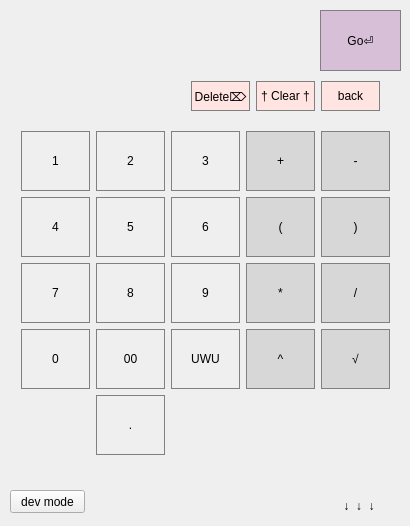
<?xml version="1.0" encoding="UTF-8"?>
<ui version="4.0">
 <class>clalc</class>
 <widget class="QMainWindow" name="clalc">
  <property name="enabled">
   <bool>true</bool>
  </property>
  <property name="geometry">
   <rect>
    <x>0</x>
    <y>0</y>
    <width>410</width>
    <height>526</height>
   </rect>
  </property>
  <property name="minimumSize">
   <size>
    <width>410</width>
    <height>480</height>
   </size>
  </property>
  <property name="maximumSize">
   <size>
    <width>410</width>
    <height>710</height>
   </size>
  </property>
  <property name="cursor">
   <cursorShape>ArrowCursor</cursorShape>
  </property>
  <property name="windowTitle">
   <string>clalc</string>
  </property>
  <widget class="QWidget" name="centralWidget">
   <property name="enabled">
    <bool>true</bool>
   </property>
   <widget class="QWidget" name="gridLayoutWidget_2">
    <property name="geometry">
     <rect>
      <x>10</x>
      <y>120</y>
      <width>391</width>
      <height>371</height>
     </rect>
    </property>
    <layout class="QGridLayout" name="gridLayout_2">
     <property name="sizeConstraint">
      <enum>QLayout::SetMaximumSize</enum>
     </property>
     <property name="bottomMargin">
      <number>0</number>
     </property>
     <item row="2" column="2">
      <widget class="QPushButton" name="numbutt_9">
       <property name="minimumSize">
        <size>
         <width>40</width>
         <height>60</height>
        </size>
       </property>
       <property name="styleSheet">
        <string notr="true">QPushButton {
   border: 1px solid gray;
}
QPushButton:pressed {
    background-color: qlineargradient(x1: 0, y1: 0, x2: 0, y2: 1,
                                      stop: 0 #F0FFFF, stop: 1 #f6f7fa);
}</string>
       </property>
       <property name="text">
        <string>9</string>
       </property>
      </widget>
     </item>
     <item row="2" column="0">
      <widget class="QPushButton" name="numbutt_7">
       <property name="minimumSize">
        <size>
         <width>40</width>
         <height>60</height>
        </size>
       </property>
       <property name="styleSheet">
        <string notr="true">QPushButton {
   border: 1px solid gray;
}
QPushButton:pressed {
    background-color: qlineargradient(x1: 0, y1: 0, x2: 0, y2: 1,
                                      stop: 0 #F0FFFF, stop: 1 #f6f7fa);
}</string>
       </property>
       <property name="text">
        <string>7</string>
       </property>
      </widget>
     </item>
     <item row="0" column="1">
      <widget class="QPushButton" name="numbutt_2">
       <property name="minimumSize">
        <size>
         <width>40</width>
         <height>60</height>
        </size>
       </property>
       <property name="styleSheet">
        <string notr="true">QPushButton {
   border: 1px solid gray;
}
QPushButton:pressed {
    background-color: qlineargradient(x1: 0, y1: 0, x2: 0, y2: 1,
                                      stop: 0 #F0FFFF, stop: 1 #f6f7fa);
}</string>
       </property>
       <property name="text">
        <string>2</string>
       </property>
      </widget>
     </item>
     <item row="3" column="1">
      <widget class="QPushButton" name="numbutt_00">
       <property name="minimumSize">
        <size>
         <width>40</width>
         <height>60</height>
        </size>
       </property>
       <property name="styleSheet">
        <string notr="true">QPushButton {
   border: 1px solid gray;
}
QPushButton:pressed {
    background-color: qlineargradient(x1: 0, y1: 0, x2: 0, y2: 1,
                                      stop: 0 #F0FFFF, stop: 1 #f6f7fa);
}</string>
       </property>
       <property name="text">
        <string>00</string>
       </property>
      </widget>
     </item>
     <item row="1" column="1">
      <widget class="QPushButton" name="numbutt_5">
       <property name="minimumSize">
        <size>
         <width>40</width>
         <height>60</height>
        </size>
       </property>
       <property name="styleSheet">
        <string notr="true">QPushButton {
   border: 1px solid gray;
}
QPushButton:pressed {
    background-color: qlineargradient(x1: 0, y1: 0, x2: 0, y2: 1,
                                      stop: 0 #F0FFFF, stop: 1 #f6f7fa);
}</string>
       </property>
       <property name="text">
        <string>5</string>
       </property>
      </widget>
     </item>
     <item row="1" column="2">
      <widget class="QPushButton" name="numbutt_6">
       <property name="minimumSize">
        <size>
         <width>40</width>
         <height>60</height>
        </size>
       </property>
       <property name="styleSheet">
        <string notr="true">QPushButton {
   border: 1px solid gray;
 font: 8pt &quot;Yu Gothic UI Semilight&quot;;
}
QPushButton:pressed {
    background-color: qlineargradient(x1: 0, y1: 0, x2: 0, y2: 1,
                                      stop: 0 #F0FFFF, stop: 1 #f6f7fa);
}</string>
       </property>
       <property name="text">
        <string>6</string>
       </property>
      </widget>
     </item>
     <item row="2" column="3">
      <widget class="QPushButton" name="butt_multiplication">
       <property name="minimumSize">
        <size>
         <width>40</width>
         <height>60</height>
        </size>
       </property>
       <property name="styleSheet">
        <string notr="true">QPushButton {
  background-color: rgb(215, 215, 215);
  border: 1px solid gray;
}
QPushButton:pressed {
    background-color: qlineargradient(x1: 0, y1: 0, x2: 0, y2: 1,
                                      stop: 0 #FFF0F5, stop: 1 #D7D7D7);
}</string>
       </property>
       <property name="text">
        <string>*</string>
       </property>
      </widget>
     </item>
     <item row="3" column="0">
      <widget class="QPushButton" name="numbutt_0">
       <property name="minimumSize">
        <size>
         <width>40</width>
         <height>60</height>
        </size>
       </property>
       <property name="styleSheet">
        <string notr="true">QPushButton {
   border: 1px solid gray;
}
QPushButton:pressed {
    background-color: qlineargradient(x1: 0, y1: 0, x2: 0, y2: 1,
                                      stop: 0 #F0FFFF, stop: 1 #f6f7fa);
}</string>
       </property>
       <property name="text">
        <string>0</string>
       </property>
      </widget>
     </item>
     <item row="2" column="1">
      <widget class="QPushButton" name="numbutt_8">
       <property name="minimumSize">
        <size>
         <width>40</width>
         <height>60</height>
        </size>
       </property>
       <property name="styleSheet">
        <string notr="true">QPushButton {
   border: 1px solid gray;
}
QPushButton:pressed {
    background-color: qlineargradient(x1: 0, y1: 0, x2: 0, y2: 1,
                                      stop: 0 #F0FFFF, stop: 1 #f6f7fa);
}</string>
       </property>
       <property name="text">
        <string>8</string>
       </property>
      </widget>
     </item>
     <item row="1" column="0">
      <widget class="QPushButton" name="numbutt_4">
       <property name="minimumSize">
        <size>
         <width>40</width>
         <height>60</height>
        </size>
       </property>
       <property name="styleSheet">
        <string notr="true">QPushButton {
   border: 1px solid gray;
}
QPushButton:pressed {
    background-color: qlineargradient(x1: 0, y1: 0, x2: 0, y2: 1,
                                      stop: 0 #F0FFFF, stop: 1 #f6f7fa);
}</string>
       </property>
       <property name="text">
        <string>4</string>
       </property>
      </widget>
     </item>
     <item row="0" column="2">
      <widget class="QPushButton" name="numbutt_3">
       <property name="minimumSize">
        <size>
         <width>40</width>
         <height>60</height>
        </size>
       </property>
       <property name="styleSheet">
        <string notr="true">QPushButton {
   border: 1px solid gray;
}
QPushButton:pressed {
    background-color: qlineargradient(x1: 0, y1: 0, x2: 0, y2: 1,
                                      stop: 0 #F0FFFF, stop: 1 #f6f7fa);
}</string>
       </property>
       <property name="text">
        <string>3</string>
       </property>
       <property name="autoRepeatInterval">
        <number>100</number>
       </property>
      </widget>
     </item>
     <item row="0" column="0">
      <widget class="QPushButton" name="numbutt_1">
       <property name="enabled">
        <bool>true</bool>
       </property>
       <property name="minimumSize">
        <size>
         <width>40</width>
         <height>60</height>
        </size>
       </property>
       <property name="styleSheet">
        <string notr="true">QPushButton {
   border: 1px solid gray;
}
QPushButton:pressed {
    background-color: qlineargradient(x1: 0, y1: 0, x2: 0, y2: 1,
                                      stop: 0 #F0FFFF, stop: 1 #f6f7fa);
}</string>
       </property>
       <property name="text">
        <string>1</string>
       </property>
      </widget>
     </item>
     <item row="0" column="4">
      <layout class="QVBoxLayout" name="verticalLayout_2">
       <item>
        <widget class="QPushButton" name="butt_minus">
         <property name="minimumSize">
          <size>
           <width>40</width>
           <height>60</height>
          </size>
         </property>
         <property name="styleSheet">
          <string notr="true">QPushButton {
  background-color: rgb(215, 215, 215);
  border: 1px solid gray;
}
QPushButton:pressed {
    background-color: qlineargradient(x1: 0, y1: 0, x2: 0, y2: 1,
                                      stop: 0 #FFF0F5, stop: 1 #D7D7D7);
}</string>
         </property>
         <property name="text">
          <string>-</string>
         </property>
        </widget>
       </item>
      </layout>
     </item>
     <item row="3" column="2">
      <widget class="QPushButton" name="UWU">
       <property name="enabled">
        <bool>true</bool>
       </property>
       <property name="minimumSize">
        <size>
         <width>40</width>
         <height>60</height>
        </size>
       </property>
       <property name="styleSheet">
        <string notr="true">QPushButton {
   border: 1px solid gray;
}
QPushButton:pressed {
background-color: qlineargradient(spread:pad, x1:0, y1:0, x2:1, y2:0, stop:0 rgba(255, 0, 0, 255), stop:0.166 rgba(255, 255, 0, 255), stop:0.333 rgba(0, 255, 0, 255), stop:0.5 rgba(0, 255, 255, 255), stop:0.666 rgba(0, 0, 255, 255), stop:0.833 rgba(255, 0, 255, 255), stop:1 rgba(255, 0, 0, 255));
}</string>
       </property>
       <property name="text">
        <string>UWU</string>
       </property>
      </widget>
     </item>
     <item row="0" column="3">
      <widget class="QPushButton" name="butt_plus">
       <property name="minimumSize">
        <size>
         <width>40</width>
         <height>60</height>
        </size>
       </property>
       <property name="styleSheet">
        <string notr="true">QPushButton {
  background-color: rgb(215, 215, 215);
  border: 1px solid gray;
}
QPushButton:pressed {
    background-color: qlineargradient(x1: 0, y1: 0, x2: 0, y2: 1,
                                      stop: 0 #FFF0F5, stop: 1 #D7D7D7);
}</string>
       </property>
       <property name="text">
        <string>+</string>
       </property>
      </widget>
     </item>
     <item row="1" column="4">
      <widget class="QPushButton" name="CloseSk">
       <property name="minimumSize">
        <size>
         <width>40</width>
         <height>60</height>
        </size>
       </property>
       <property name="styleSheet">
        <string notr="true">QPushButton {
  background-color: rgb(215, 215, 215);
  border: 1px solid gray;
}
QPushButton:pressed {
    background-color: qlineargradient(x1: 0, y1: 0, x2: 0, y2: 1,
                                      stop: 0 #FFF0F5, stop: 1 #D7D7D7);
}</string>
       </property>
       <property name="text">
        <string>)</string>
       </property>
      </widget>
     </item>
     <item row="2" column="4">
      <widget class="QPushButton" name="butt_division">
       <property name="minimumSize">
        <size>
         <width>40</width>
         <height>60</height>
        </size>
       </property>
       <property name="styleSheet">
        <string notr="true">QPushButton {
  background-color: rgb(215, 215, 215);
  border: 1px solid gray;
}
QPushButton:pressed {
    background-color: qlineargradient(x1: 0, y1: 0, x2: 0, y2: 1,
                                      stop: 0 #FFF0F5, stop: 1 #D7D7D7);
}</string>
       </property>
       <property name="text">
        <string>/</string>
       </property>
      </widget>
     </item>
     <item row="3" column="3">
      <widget class="QPushButton" name="step">
       <property name="minimumSize">
        <size>
         <width>40</width>
         <height>60</height>
        </size>
       </property>
       <property name="styleSheet">
        <string notr="true">QPushButton {
  background-color: rgb(215, 215, 215);
  border: 1px solid gray;
}
QPushButton:pressed {
    background-color: qlineargradient(x1: 0, y1: 0, x2: 0, y2: 1,
                                      stop: 0 #FFF0F5, stop: 1 #D7D7D7);
}</string>
       </property>
       <property name="text">
        <string>^</string>
       </property>
      </widget>
     </item>
     <item row="3" column="4">
      <widget class="QPushButton" name="kor">
       <property name="minimumSize">
        <size>
         <width>40</width>
         <height>60</height>
        </size>
       </property>
       <property name="styleSheet">
        <string notr="true">QPushButton {
  background-color: rgb(215, 215, 215);
  border: 1px solid gray;
}
QPushButton:pressed {
    background-color: qlineargradient(x1: 0, y1: 0, x2: 0, y2: 1,
                                      stop: 0 #FFF0F5, stop: 1 #D7D7D7);
}</string>
       </property>
       <property name="text">
        <string>√</string>
       </property>
      </widget>
     </item>
     <item row="1" column="3">
      <widget class="QPushButton" name="OpenSk">
       <property name="minimumSize">
        <size>
         <width>40</width>
         <height>60</height>
        </size>
       </property>
       <property name="styleSheet">
        <string notr="true">QPushButton {
  background-color: rgb(215, 215, 215);
  border: 1px solid gray;
}
QPushButton:pressed {
    background-color: qlineargradient(x1: 0, y1: 0, x2: 0, y2: 1,
                                      stop: 0 #FFF0F5, stop: 1 #D7D7D7);
}</string>
       </property>
       <property name="text">
        <string>(</string>
       </property>
      </widget>
     </item>
     <item row="4" column="1">
      <widget class="QPushButton" name="numbutt_000">
       <property name="minimumSize">
        <size>
         <width>40</width>
         <height>60</height>
        </size>
       </property>
       <property name="styleSheet">
        <string notr="true">QPushButton {
   border: 1px solid gray;
}
QPushButton:pressed {
    background-color: qlineargradient(x1: 0, y1: 0, x2: 0, y2: 1,
                                      stop: 0 #F0FFFF, stop: 1 #f6f7fa);
}</string>
       </property>
       <property name="text">
        <string>.</string>
       </property>
      </widget>
     </item>
    </layout>
   </widget>
   <widget class="QLabel" name="Output">
    <property name="geometry">
     <rect>
      <x>10</x>
      <y>10</y>
      <width>311</width>
      <height>61</height>
     </rect>
    </property>
    <property name="font">
     <font>
      <family>MS Shell Dlg 2</family>
      <pointsize>9</pointsize>
     </font>
    </property>
    <property name="cursor">
     <cursorShape>ArrowCursor</cursorShape>
    </property>
    <property name="styleSheet">
     <string notr="true">QLabel {
  qproperty-alignment: 'AlignVCenter | AlignRight';
  border: 1px solid gray;
}

background-color : white;</string>
    </property>
    <property name="text">
     <string/>
    </property>
   </widget>
   <widget class="QPushButton" name="butt_Go">
    <property name="geometry">
     <rect>
      <x>320</x>
      <y>10</y>
      <width>81</width>
      <height>61</height>
     </rect>
    </property>
    <property name="minimumSize">
     <size>
      <width>0</width>
      <height>40</height>
     </size>
    </property>
    <property name="styleSheet">
     <string notr="true">QPushButton {
  background-color: rgb(216, 191, 216);
  border: 1px solid gray;
}
QPushButton:pressed {
    background-color: qlineargradient(x1: 0, y1: 0, x2: 0, y2: 1,
                                      stop: 0 #E6E6FA, stop: 1 #D8BFD8	);
}</string>
    </property>
    <property name="text">
     <string>Go⏎</string>
    </property>
   </widget>
   <widget class="QLabel" name="label">
    <property name="geometry">
     <rect>
      <x>-80</x>
      <y>540</y>
      <width>641</width>
      <height>191</height>
     </rect>
    </property>
    <property name="text">
     <string/>
    </property>
    <property name="pixmap">
     <pixmap resource="res.qrc">:/resourse/kit.png</pixmap>
    </property>
   </widget>
   <widget class="QLabel" name="label_2">
    <property name="geometry">
     <rect>
      <x>340</x>
      <y>490</y>
      <width>47</width>
      <height>31</height>
     </rect>
    </property>
    <property name="text">
     <string> ↓  ↓  ↓ </string>
    </property>
   </widget>
   <widget class="QWidget" name="horizontalLayoutWidget">
    <property name="geometry">
     <rect>
      <x>180</x>
      <y>70</y>
      <width>211</width>
      <height>41</height>
     </rect>
    </property>
    <layout class="QHBoxLayout" name="horizontalLayout">
     <property name="sizeConstraint">
      <enum>QLayout::SetMinAndMaxSize</enum>
     </property>
     <item>
      <widget class="QPushButton" name="CEL">
       <property name="minimumSize">
        <size>
         <width>40</width>
         <height>30</height>
        </size>
       </property>
       <property name="styleSheet">
        <string notr="true">QPushButton {
  background-color: rgb(255, 228, 225);
  border: 1px solid gray;
}
QPushButton:pressed {
    background-color: qlineargradient(x1: 0, y1: 0, x2: 0, y2: 1,
                                      stop: 0 #FFFFF0, stop: 1 #FFE4E1);
}</string>
       </property>
       <property name="text">
        <string>Delete⌦</string>
       </property>
      </widget>
     </item>
     <item>
      <widget class="QPushButton" name="Clear">
       <property name="minimumSize">
        <size>
         <width>40</width>
         <height>30</height>
        </size>
       </property>
       <property name="styleSheet">
        <string notr="true">QPushButton {
  background-color: rgb(255, 228, 225);
  border: 1px solid gray;
}
QPushButton:pressed {
    background-color: qlineargradient(x1: 0, y1: 0, x2: 0, y2: 1,
                                      stop: 0 #FFFFF0, stop: 1 #FFE4E1);
}</string>
       </property>
       <property name="text">
        <string>† Clear †</string>
       </property>
      </widget>
     </item>
     <item>
      <widget class="QPushButton" name="back">
       <property name="minimumSize">
        <size>
         <width>40</width>
         <height>30</height>
        </size>
       </property>
       <property name="styleSheet">
        <string notr="true">QPushButton {
  background-color: rgb(255, 228, 225);
  border: 1px solid gray;
}
QPushButton:pressed {
    background-color: qlineargradient(x1: 0, y1: 0, x2: 0, y2: 1,
                                      stop: 0 #FFFFF0, stop: 1 #FFE4E1);
}</string>
       </property>
       <property name="text">
        <string>back</string>
       </property>
      </widget>
     </item>
    </layout>
   </widget>
   <widget class="QPushButton" name="devmode_button">
    <property name="geometry">
     <rect>
      <x>10</x>
      <y>490</y>
      <width>75</width>
      <height>23</height>
     </rect>
    </property>
    <property name="text">
     <string>dev mode</string>
    </property>
   </widget>
  </widget>
  <widget class="QMenuBar" name="menuBar">
   <property name="geometry">
    <rect>
     <x>0</x>
     <y>0</y>
     <width>410</width>
     <height>21</height>
    </rect>
   </property>
  </widget>
 </widget>
 <layoutdefault spacing="6" margin="11"/>
 <resources>
  <include location="res.qrc"/>
 </resources>
 <connections/>
</ui>
